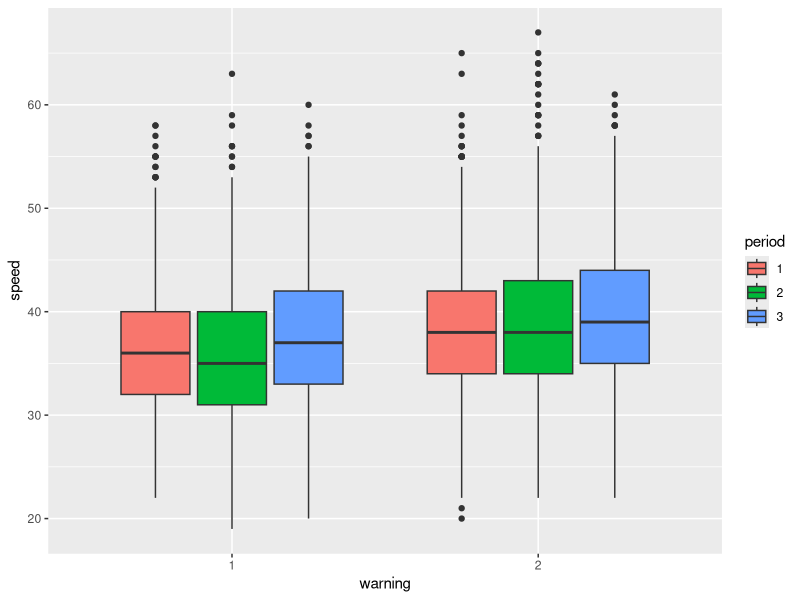
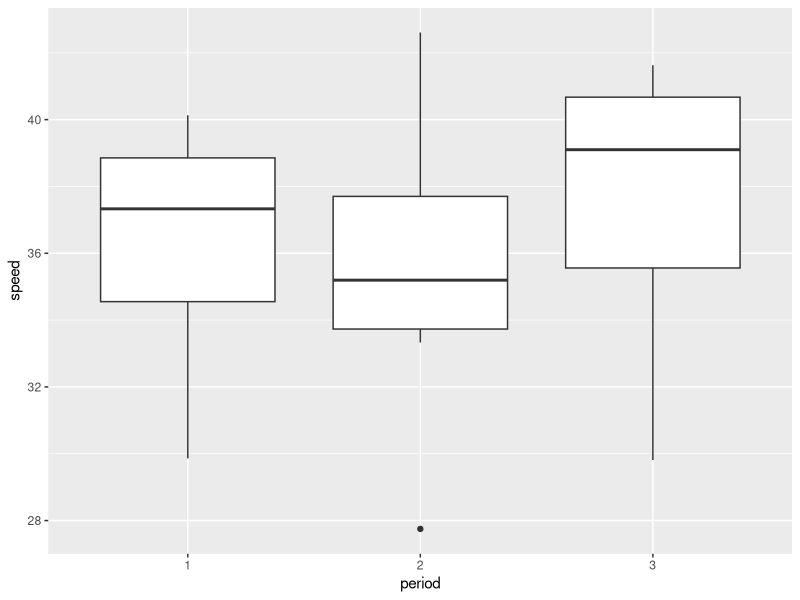
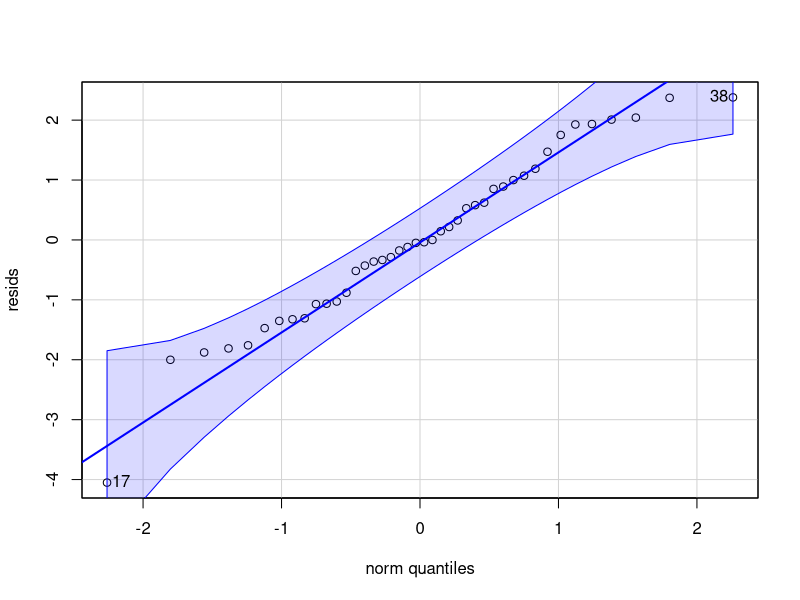

The R source for these figures, in order:

#######################
### Exercise 1: Preparation
#######################

library(boot)
library(ggplot2)
library(reshape)

# This time we will be working with the "amis" data frame (package 'boot') that has 
# 8437 rows and 4 columns.

# In a study into the effect that warning signs have on speeding patterns, 
# Cambridgeshire County Council considered 14 pairs of locations. The locations were 
# paired to account for factors such as traffic, volume and type of road. One site in 
# each pair had a sign erected warning of the dangers of speeding and asking drivers 
# to slow down. No action was taken at the second site. Three sets of measurements 
# were taken at each site. 
# Each set of measurements was nominally of the speeds of 100 cars but not all sites 
# have exactly 100 measurements. These speed measurements were taken before the 
# erection of the sign, shortly after the erection of the sign, and again after 
# the sign had been in place for some time.

# a) For the further reference please use ?amis. 
# It may take some time to understand the dataset. 

?amis

# b) Load the dataset, store it into a variable called "data", and briefly inspect it. 
# Feel free to make some plots and calculate some statistics in order to understand 
# the data.

data = boot::amis
str(data)

# c) All our columns have numeric type. Convert the categorial columns to factors.

data$period = as.factor(data$period)
data$warning = as.factor(data$warning)
data$pair = as.factor(data$pair)

# d) Plot boxplots for the distribution of `speed` for each of the `period` values 

ggplot(data = data) +
  geom_boxplot(aes(x = warning, y = speed, fill = period))

# (before, immediately after and after some time). Build 2 plots (each containing 3 
# boxplots) side by side depending on the `warning` variable.
# (For all plots here and below please use ggplot)


# e) What can you conclude looking at the plots? What can you say about people's 
# behaviour in different periods: before, immediately after and after some time?

# The warning signs do help but only a little. Before the sign was errected and shortly after the errection of sign people tend to slow down a little
# however after people get used to the sign(after a certain time period has passed) people stop paying attention to the signs.
# we would have a better estimate if the data was collected at a place where the general
# traffic was used to speeding unlike this data where only a few people are driving fast.

# f) What are your ideas about why the data with warning==2 (sites where no sign was 
# erected) was collected?

# The warning==2 acts as a null hypothesis here which is used in testing(comparing) our alternate hypothesis(warning signs help slow cars down).

#######################
### Exercise 2: 1-way ANOVA
#######################

# a) First let's create a new data frame which will be used for all exercise 2.
# For the 1-way ANOVA we will be working with a subset of `amis` using only the 
# data for sites where warning signs were erected, which corresponds to warning==1. 
# Therefore first subset your data to filter out warning==2 and then apply cast() 
# to average "speed" over each "pair" and "period". 
# Assign this new data frame to the variable casted_data.

casted_data = data[data$warning == 1, ]
casted_data = cast(casted_data,pair + period ~ ., mean, value = 'speed')
colnames(casted_data)[3] = 'speed'

# b) Build boxplots of the average speed depending on "period".

ggplot(casted_data) + 
  geom_boxplot(aes(x = period, y = speed))

# c) Looking at the boxplots, is there a difference between the periods?

# the period where the sign is recently errected is where the difference is most visible (they drive slower than before the sign was errected)
# some time after sign errection people get used to the sign and go back to their old habits only a little worse than before

# Now, let's check the ANOVA assumptions and whether they are violated or not 
# and why.

# d) Independence assumption
# (Figure out the best way to check this assumption and give a detailed justified 
# answer to whether it is violated or not.)

# since each observation is unique(have a unique pair/period combination because we casted our data) and we dont have any spatial and 
# time variables to cause(and check) dependencies we can assume that the observations are independent of each other
# otherwise the best way to check for independence is during data collection

# e) Normality of residuals
# (Figure out the best way to check this assumption and give a detailed justified 
# answer to whether it is violated or not.)

library("car")
resids = predict (lm(speed ~ pair + period, data  = casted_data))
resids = casted_data$speed - resids
qqPlot(resids, distribution = 'norm')


# I used a qqplot which plotted the distribution of residuals against the theoretical normal distribution and as you can see from the reference line
# the data is normally distributed (only a few outliers do not follow the distribution)


# f) Homogeneity of variance of residuals
# (Figure out the best way to check this assumption and give a detailed justified 
# answer to whether it is violated or not.)

#It can be seen from the above QQPlot that the residuals have a small homogeneous variance.
#We can also perform leveneTest for this purpose

leveneTest(speed ~ period, data = casted_data, center = mean)

# as p>0.6 for getting residuals using period we can safely conclude the homogenity of variance in residuals

# g) Now we are ready to perform 1-way ANOVA: please use the function aov() on the 
# speed depending on the period, report p-value and interpret the result in details.

summary(aov(speed ~ period, data = casted_data))
# p>0.3 so we can conclude that the variance in the data is more within the groups than between the groups. In simple words the variance
# between different pairs (before sign is errected, when sign is newly errected etc) is statistically insignificant and thus we cannot say that
# there is a huge difference  in speed between different pairs

# h) what were the degrees of freedom from the result in part g)

# degrees of freedom are 2 for period (3 - 1) and 39 for residuals

# i) Calcuate the effect size and interpret the results. 

sd = sd(casted_data$speed)
mean1 = mean(casted_data$speed[casted_data$period==1])
mean2 = mean(casted_data$speed[casted_data$period==2])
mean3 = mean(casted_data$speed[casted_data$period==3])

abs(mean1 - mean2)/sd
abs(mean2 - mean3)/sd
abs(mean1 - mean3)/sd


#the effect between group 1 and other groups is small (the mean of group is similiar to the mean of other groups).
#the effect between group 2 and group is is substantial (about 60% of group 2 is smaller than group 3)

# j) Please do pairwise t-tests of the same variables as in g) using pairwise.t.test().

pairwise.t.test(casted_data$speed, casted_data$period, p.adjust.method = "none")

# k) Report the pairwise p-values and interpret the result in detail.

# group 1-2 p-value = 0.59
# group 1-2 p-value = 0.4
# group 1-2 p-value = 0.17
# the 3 groups dont differ from each other as they are all statistically insignificant

# l) Try to use no adjustment for pairwise testing and then the Bonferroni correction.
# Does the result change? 

pairwise.t.test(casted_data$speed, casted_data$period, p.adjust.method = "bonferroni")
#yes the p value has increased

# m) If the results change why do they? What does Bonferroni correction do?

#the results change because in Bonferroni correction we are multiplying p-value with the number of tests(3 in this case) 
# and its 1.0 because 1 is the max value.

# n) If the assumption of Normality does not hold, which test would you be using in this scenario.

#I would use a non-parametric test like Kruskal-Wallis test in this scenario (if i had 2 groups i could have used wilcoxon test).

#######################
### Exercise 3: 2-way ANOVA
#######################
# a) Now we want to analyze the influence of 2 categorial variables 
# (period and warning) on the speed.
# So let's turn back to our initial dataset amis (not its subset with warning==1).
# First, we need to average the speed over each `pair`, `warning` and `period
# Cast your data again and assign the resuts to casted_data2.

casted_data2 = cast(data, pair + period + warning ~ ., mean, value = "speed" , na.rm = T)
colnames(casted_data2)[4] = 'speed'

# b) Calculate the mean for each of the 6 possible pairs of `period` and `warning`.

cast(casted_data2, warning + period ~ ., mean, value = 'speed', na.rm = T)[3]

# c) Do you think there is a significant difference between some of the groups?

# There does not seem to be a significant different just by looking at their means

# d) State the main difference between the applicabilty of 1-way and 2-way ANOVA.

# 1. Sometimes its wrong to anaylse the variance of one variable independently as that variable depends on a different variable and reacts
# differently on different values of the other varialbe (e.g a single group of drugs(a single value of drugs) behaves differently under therapy
# and without therapy) and thus we should measure the variance of such a variable with this other variable the codepend on each other.

# 2. Two way anova should be used when we have 2 different variables whose variance we want to measure, specially when the 2 different variables
# are suspected to be related to each other, as one way anova cannot be used when the 2 variables are related to each other.

# e) Now apply the 2-way ANOVA: please use the function aov() on the speed depending 
# on the period and warning.
# Report the p-value and interpret the result in detail. Properly formulate the findings!

summary(aov(speed ~ warning + period, data = casted_data2))
#p value <0.05 for warning hence we can conclude that warning signs do effect speed (F(1, 80) = 8.5133, p<0.05). 
# However p is much greater than 0.05 for period hence (F(2, 80) = 1.127, p = 0.329)


# f) What do you conclude about the behaviour of drivers based on the 2-way ANOVA?

# With a warning sign drivers do slow down the cars, and despite what was previously assumed, it doesnt matter whether the sign was just put there
# or it has been there for a very long time drivers follow the sign similiarly and irrespective of the sign's errection duration.
